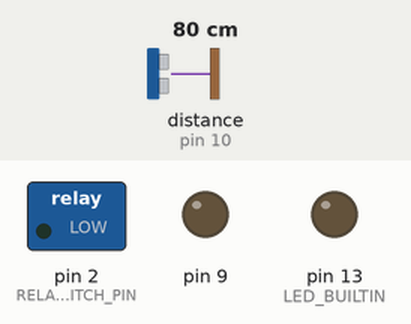
Recording of a sketch running on a simulated Arduino Nano, built with avr-gcc and run on an emulated ATmega328P. Parts: switched loads named in the sketch (green lamp = pin HIGH), output pins drawn as LEDs (lit = HIGH). The test bench sets the inputs (shaded band); at power-on: distance to the obstacle (sensor on pin 10) 80 cm. The echo pulse lasts 58.3 µs per cm; what the sketch prints to the serial monitor is not drawn.

Above: at 1.2 s.
1.3 s: distance to the obstacle (sensor on pin 10) set to 54 cm
2.8 s: distance to the obstacle (sensor on pin 10) set to 45 cm
At 3.7 s:
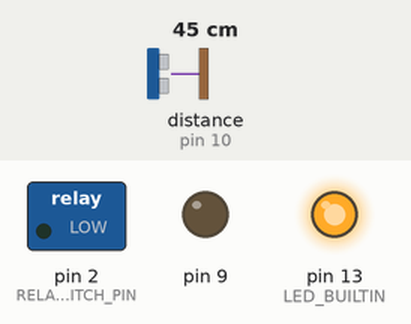
4.3 s: distance to the obstacle (sensor on pin 10) set to 60 cm
At 5.1 s:
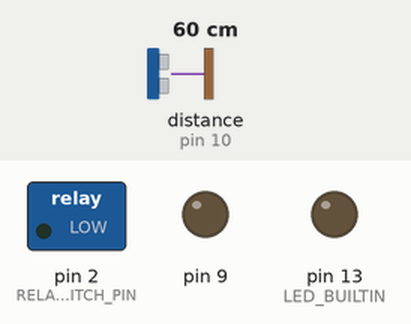
Timing chart, 0 to 7.3 s (numbered marks = the images above; inputs shaded):
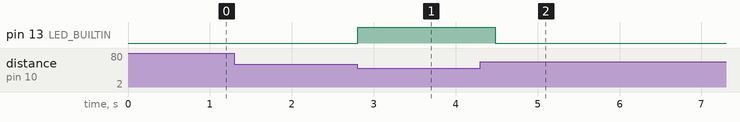

The sketch:

Tugg.ino
```cpp
#include <Ultrasonic.h>
#include <../include/Receiver.h>
#include <Arduino.h>

// Running on an Arduino Nano
//gcc -v -E -x c++ <-- cmd to get c++ compiler locations on pc
#define RELAY_SWITCH_PIN 2
#define ULTRASONIC_ECHO_PIN 10
#define ULTRASONIC_TRIGGER_PIN 11

#define STOP_DISTANCE 50 // cms
#define FILTER_THRESHOLD 10 //cms <-- this value or less should be the difference between each scan

#define CH1_INPUT 3

int last_val = -1; //last ultrasonic sensor reading

Receiver receiver;
Ultrasonic ultrasonic(ULTRASONIC_TRIGGER_PIN, ULTRASONIC_ECHO_PIN);

void config_pins(){
  pinMode(LED_BUILTIN, OUTPUT);
  pinMode(RELAY_SWITCH_PIN, OUTPUT);
  pinMode(ULTRASONIC_ECHO_PIN, INPUT_PULLUP); // if nothing is connected set input to high by default
}

void config_timer() {
  //https://ww1.microchip.com/downloads/en/DeviceDoc/Atmel-7810-Automotive-Microcontrollers-ATmega328P_Datasheet.pdf pg 33
  CLKPR = _BV(CLKPCE);
  CLKPR = _BV(CLKPS1)| _BV(CLKPS0); //Clock Prescaler
}

void setup(){
  Serial.begin(9600);

  config_pins();
  config_timer();

  receiver.config_channel(1, CH1_INPUT, 9); //Channel 1, pin 3 is input, and pin 9 output (motor forward-backward)
  // receiver.config_channel(2, 5, 6); // motor left right

  digitalWrite(LED_BUILTIN, LOW);
  digitalWrite(RELAY_SWITCH_PIN, LOW);
  // We want pin 2 to be LOW regularly, and pin 2 to be HIGH if it gets too close
  // This is because a high signal will activate the relay which will keep the switches active. When a low signal it sent, the switches will release, and power will be cut to the motors
}


void loop(){
  // receiver.connect_receiver(1); // reads the signal in, and reconstructs with the same duty cycle/frequency
  // the ch1 output is motor forward and backward, (the mdds will convert the wave into directions for the motor) we don't need ch2

  int dist = filter_read(ultrasonic);
  if (dist==-1){return;} //whack value reading, ignore it (warning message will be sent though)

  if (dist < STOP_DISTANCE){
    Serial.println("Too Close!!!!");
    digitalWrite(LED_BUILTIN, HIGH);
    receiver.disable_forward(1, RELAY_SWITCH_PIN);
  }
  else{
    digitalWrite(LED_BUILTIN, LOW);
    digitalWrite(RELAY_SWITCH_PIN, LOW);
  }

  // TODO use milis to add a delay and acount for the delay in the read filter
}

int filter_read(Ultrasonic ult){
  int now_val = ult.read(CM);
  if (last_val == -1){last_val = now_val;}

  if (abs(now_val - last_val) >= FILTER_THRESHOLD){
    Serial.println("WARNING: An abnormal reading was seen when scanning with the ultrasonic sensor, please check that everything is connected correctly");
    last_val = now_val;
    return -1;
  }

  last_val = now_val;
  return now_val;
}
```

Receiver.h
```cpp
class Receiver{
    public:
        int channel_info[8][2] = {-1}; //8 channels with 3 attributes
        Receiver();
    void config_channel(int channel, int input, int output);
    void connect_receiver(int ch); //Not being used (too laggy, if you do use it, you need to connect channels 1 and 2)
    void disable_forward(int forward_channel, int relay_pin); //should normally be 1
    private:
};
```

Receiver.cpp
```cpp
#include <../include/Receiver.h>
#include <Arduino.h>

#define DEADBAND 25 //100 ms + or - from 1500ms is seen as stationary
#define RESTING_T_HIGH 1500

void Receiver::config_channel(int channel, int input, int output) { //Only call once during initialization
  //For now, we don't care about the output - it won't even be wired
  Receiver::channel_info[channel-1][1] = input;
  Receiver::channel_info[channel-1][2] = output;

  pinMode(input, INPUT);
  pinMode(output, OUTPUT);
}

void Receiver::connect_receiver(int ch) {
  int input = Receiver::channel_info[ch-1][0];
  int output = Receiver::channel_info[ch-1][1];
  if (input < 0 || output < 0){
    Serial.println("Aborted connection because of invalid input/output pins. Input: " + String(input) + ", Output: " + String(output));
    return;
  }

  float t_high = pulseIn(input, HIGH);
  float t_low = pulseIn(input, LOW);
  float duty_cycle = (t_high / (t_high + t_low));
  Serial.print("T-high: " + String(t_high)); // Regular t-h is 1500 ms i think (it extends to 2000 and retracts to 1000)
  Serial.print("Duty Cycle is: " + String(duty_cycle));

  float new_signal = map(duty_cycle, 0, 100, 0, 255);
  analogWrite(output, new_signal); //From 0 to 255 representing the duty cycle

  // when you go forward, time high decreases
  // when you go backward, time high increases
}

void Receiver::disable_forward(int forward_channel, int relay_pin) {
  int input = Receiver::channel_info[forward_channel-1][0];
  if (input < 0){
    Serial.println("Aborted connection because of invalid input pin at " + String(input));
    return;
  }
  float t_high = pulseIn(input, HIGH);

  if (t_high < (RESTING_T_HIGH-DEADBAND)){ //if you try to go forward (t_high increases) , you will reset to the resting time high
      digitalWrite(relay_pin, HIGH);
  }else if(t_high > (RESTING_T_HIGH+DEADBAND)){ // allow you to move backward
      digitalWrite(relay_pin, LOW);
  }
}

Receiver::Receiver(){
  Serial.println("Initialized Receiver");
}
```

Measured:
- the behaviour switches between 50 and 49 cm on distance to the obstacle (sensor on pin 10) (found by bisection; images 0 and 1)
- after the input at 1.3 s, every drawn part: stays the same
- after the input at 2.8 s, pin 13 (LED_BUILTIN): LOW → HIGH at once
- after the input at 4.3 s, pin 13 (LED_BUILTIN): HIGH → LOW after 0.18 s
